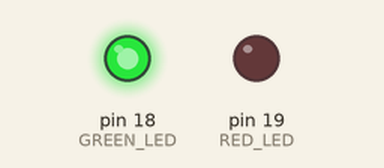
Recording of a sketch running on a simulated Arduino Uno, built with avr-gcc and run on an emulated ATmega328P. Shown: output pins drawn as LEDs (lit = HIGH).

Above: at 1.0 s.
At 3.0 s:
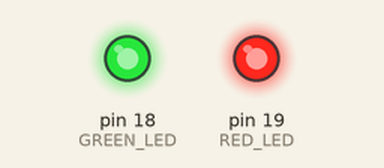
At 5.0 s:
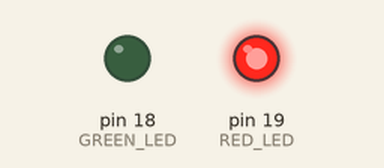
Timing chart, 0 to 7.8 s (numbered marks = the images above):
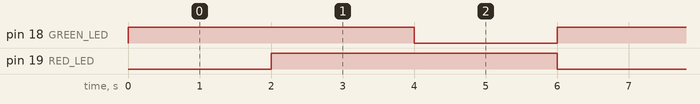

The sketch:

practice_1_traffic_light_stages.ino
```cpp
// Chapter 11, Practice 1 - Traffic Light Stages
// green -> yellow (both LEDs) -> red, every 2 seconds.

const int GREEN_LED = 18;
const int RED_LED   = 19;

int stage = 1;     // 1 = green, 2 = yellow, 3 = red

void setup() {
  pinMode(GREEN_LED, OUTPUT);
  pinMode(RED_LED, OUTPUT);
}

void loop() {
  switch (stage) {
    case 1:
      digitalWrite(GREEN_LED, HIGH);
      digitalWrite(RED_LED, LOW);
      stage = 2;
      break;
    case 2:
      digitalWrite(GREEN_LED, HIGH);     // both = "yellow"
      digitalWrite(RED_LED, HIGH);
      stage = 3;
      break;
    case 3:
      digitalWrite(GREEN_LED, LOW);
      digitalWrite(RED_LED, HIGH);
      stage = 1;
      break;
  }
  delay(2000);
}
```

Measured:
- by itself, pin 18 (GREEN_LED), pin 19 (RED_LED): alternates HIGH for 4.0 s and LOW for 2.0 s
- by itself, everything shown: repeats every 6.0 s, in 3 steps
